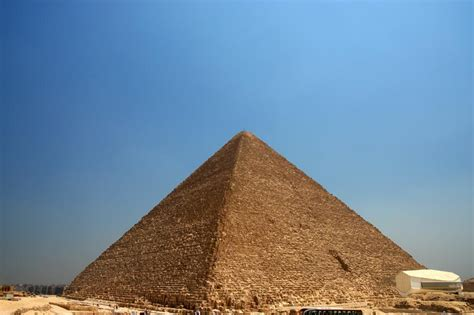
#> input picture pyramid.jpg, 474 x 315 px
$ python -i app.py   (imports and definitions only)
#> lines starting #> are read from the running program, lines starting #| are printed output that depends on the picture
import cv2
import numpy as np
import streamlit as st
from PIL import Image

def pencilsketch(img):
    gray=cv2.cvtColor(img,cv2.COLOR_BGR2GRAY)
    value=st.slider('Tune Brightness of your sketch',0.0,300.0,250.0)
    kernel=st.slider('Tune boldness of edges of image',1,99,25,step=2)
    gray_blur=cv2.GaussianBlur(gray,(kernel,kernel),0)
    cartoon=cv2.divide(gray,gray_blur,scale=value)
    return cartoon

def penciledge(img):
    kernel=st.slider('Sharpness of sketch',1,99,25,step=2)
    laplacian_filter=st.slider('Edge detection power',3,9,3,step=2)
    noise_reduction=st.slider('Noise effects',10,255,150)
    gray=cv2.cvtColor(img,cv2.COLOR_BGR2GRAY)
    gray=cv2.medianBlur(gray,kernel)
    edges=cv2.Laplacian(gray,-1,ksize=laplacian_filter)
    edges_inv=255-edges
    dummy,cartoon=cv2.threshold(edges_inv,noise_reduction,255,cv2.THRESH_BINARY)
    return cartoon


def detailenhance(img):
    smooth=st.slider('Smoothness',3,99,5,step=2)
    kernel=st.slider('Sharpness',1,40,3,step=2)
    edge_preserve=st.slider('Tune Color Averaging effects',0.0,1.0,0.05)
    gray=cv2.cvtColor(img,cv2.COLOR_BGR2GRAY)
    gray=cv2.medianBlur(gray,kernel)
    edges=cv2.adaptiveThreshold(gray,255,cv2.ADAPTIVE_THRESH_MEAN_C,cv2.THRESH_BINARY,9,9)
    color=cv2.detailEnhance(img,sigma_s=smooth,sigma_r=edge_preserve)
    cartoon=cv2.bitwise_and(color,color,mask=edges)
    return color

def bilateral(img):
    gray=cv2.cvtColor(img,cv2.COLOR_BGR2GRAY)
    smooth=st.slider('Smoothness',3,99,5,step=2)
    kernel=st.slider('Sharpness',1,21,3,step=2)
    edge_preserve=st.slider('Tune Color Averaging effects',1,100,50)
    gray=cv2.medianBlur(gray,kernel)
    edges=cv2.adaptiveThreshold(gray,255,cv2.ADAPTIVE_THRESH_MEAN_C,cv2.THRESH_BINARY,9,9)
    color=cv2.bilateralFilter(img,smooth,edge_preserve,smooth)
    cartoon=cv2.bitwise_and(color,color,mask=edges)
    return color


# [27 lines not run here, left out]


>>> import cv2
>>> picture = cv2.imread('pyramid.jpg')
#> picture is the input picture: shape (315, 474, 3); mean B, G, R 150.7, 133.3, 113.6
>>> result = bilateral(picture)
#> in bilateral, `gray=cv2.cvtColor(img,cv2.COLOR_BGR2GRAY)`:
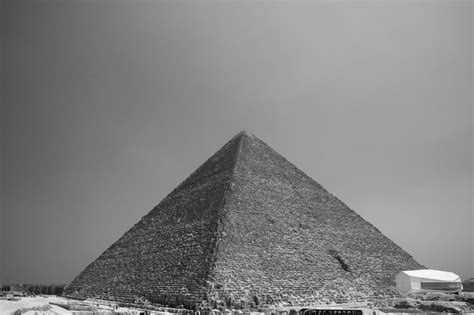
#> gray: shape (315, 474); min 1, max 252, mean 129.4
#> (the run stopped early here; a loop or call above may not have finished)
